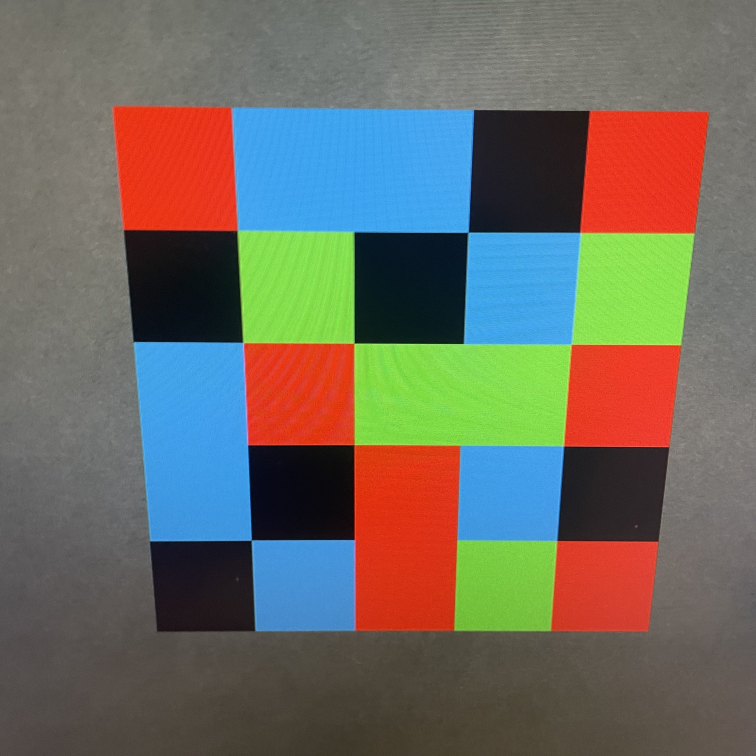
#> input picture big2.jpg, 3024 x 3024 px, given in place of the camera (shown at 1/4 size)
$ python qr.py
#> lines starting #> are read from the running program, lines starting #| are printed output that depends on the picture; after the words box and inside, x2 and y2 are one past the last pixel; in counts of white or black regions, pixels touching at a corner belong together
#> further down, frame is the input picture: shape (3024, 3024, 3); mean B, G, R 96.6, 106.5, 109.4
import cv2
import numpy as np
from collections import Counter

GRID_SIZE = 6
WINDOW_SIZE = 500
SQUARE_SIZE = WINDOW_SIZE // GRID_SIZE

COLOR_RANGES = {
    "red": [(np.array([0, 100, 100]), np.array([10, 255, 255])),
            (np.array([160, 100, 100]), np.array([179, 255, 255]))],
    "blue": [(np.array([100, 100, 100]), np.array([130, 255, 255]))],
    "black": [(np.array([0, 0, 0]), np.array([180, 255, 50]))],
    "green": [(np.array([35, 100, 100]), np.array([85, 255, 255]))]
}

def get_largest_square_contour(frame):
    gray = cv2.cvtColor(frame, cv2.COLOR_BGR2GRAY)
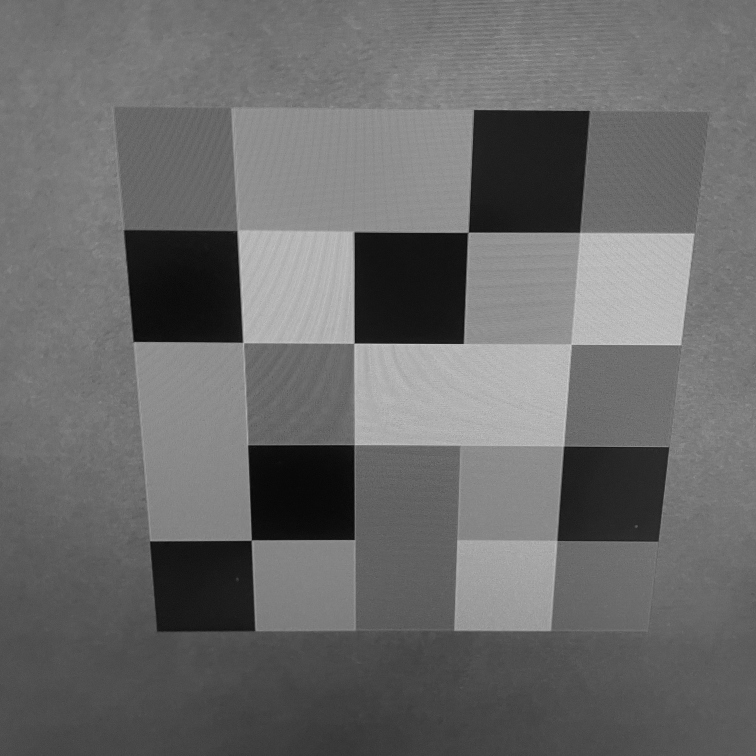
#> gray: shape (3024, 3024) (shown at 1/4 size); min 0, max 241, mean 106.2
    blur = cv2.GaussianBlur(gray, (5, 5), 0)
    edges = cv2.Canny(blur, 50, 150)
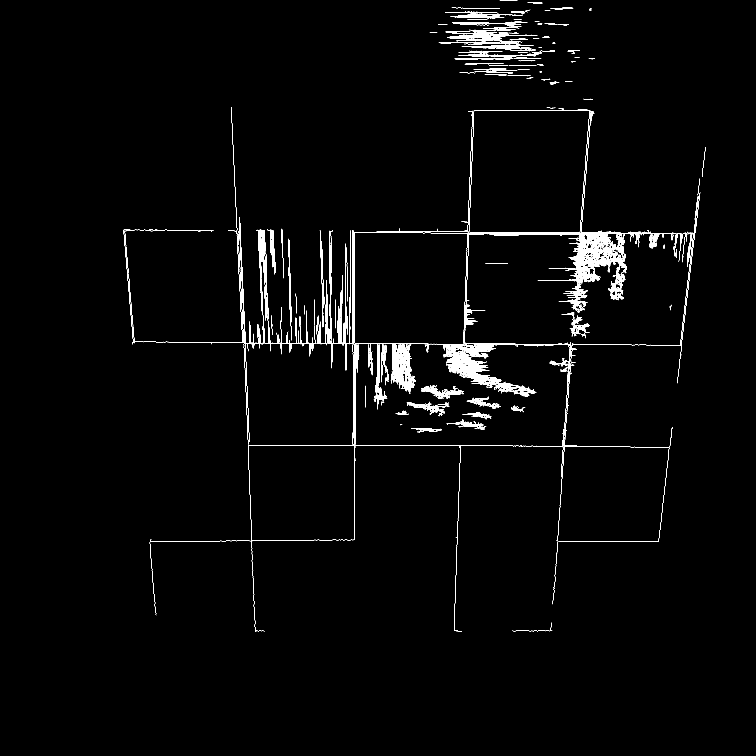
#> edges: shape (3024, 3024) (shown at 1/4 size); 1.1% white in thin lines or dots, all inside (x1, y1, x2, y2) = (494, 0, 2823, 2527)
    contours, _ = cv2.findContours(edges, cv2.RETR_EXTERNAL, cv2.CHAIN_APPROX_SIMPLE)
#> contours = 276 contours, 225 with area under 20; largest, box (x1, y1, x2, y2) and area: (1418, 440, 2737, 1779) 15562, (1772, 1370, 2225, 1543) 10396, (1563, 1377, 1664, 1575) 5974, (2432, 1077, 2501, 1201) 1430, (1627, 1607, 1798, 1665) 1083
    for c in sorted(contours, key=cv2.contourArea, reverse=True):
        approx = cv2.approxPolyDP(c, 0.02 * cv2.arcLength(c, True), True)
        if len(approx) == 4 and cv2.isContourConvex(approx):
            area = cv2.contourArea(approx)
            if area > 50000:  # reject small contours
                return np.array([p[0] for p in approx], dtype="float32")
#> this loop made 276 passes
#> approx on passes 1 to 3: [[2374, 447], [1421, 1778], [2715, 1046], [1420, 1373]], [[1772, 1379], [2224, 1378]], [[1568, 1377], [1639, 1574]]
    return None

def order_points(pts):
    s = pts.sum(axis=1)
    diff = np.diff(pts, axis=1)
    return np.array([
        pts[np.argmin(s)],
        pts[np.argmin(diff)],
        pts[np.argmax(s)],
        pts[np.argmax(diff)]
    ], dtype="float32")

def perspective_transform(corners):
    ordered = order_points(corners)
    dst = np.array([
        [0, 0],
        [WINDOW_SIZE - 1, 0],
        [WINDOW_SIZE - 1, WINDOW_SIZE - 1],
        [0, WINDOW_SIZE - 1]
    ], dtype="float32")
    M = cv2.getPerspectiveTransform(ordered, dst)
    return M

def detect_dominant_color(cell):
    hsv = cv2.cvtColor(cell, cv2.COLOR_BGR2HSV)
    hsv_reshaped = hsv.reshape(-1, 3)
    counts = Counter()
    for pixel in hsv_reshaped:
        for color, ranges in COLOR_RANGES.items():
            for lower, upper in ranges:
                if all(lower <= pixel) and all(pixel <= upper):
                    counts[color] += 1
    if counts:
        return counts.most_common(1)[0][0]
    return "unknown"

num_to_bits = {
    0: '10',
    1: '00',
    2: '01',
    3: '10',
    4: '11'
}

bits_to_num = {v: k for k, v in num_to_bits.items()}

def encode(grid: np.ndarray) -> str:
    bits = ''.join(num_to_bits[int(cell)] for cell in grid.flatten())
    chars = [chr(int(bits[i:i+8], 2)) for i in range(0, 72, 8)]
    return ''.join(chars)

def decode(s: str) -> np.ndarray:
    bits = ''.join(f'{ord(c):08b}' for c in s)
    nums = [bits_to_num[bits[i:i+2]] for i in range(0, 72, 2)]
    return np.array(nums).reshape(6, 6)


cap = cv2.VideoCapture(0)

while True:
    ret, frame = cap.read()
    if not ret:
        break

    display = frame.copy()
    grid_corners = get_largest_square_contour(frame)
    color_map = {"red": 1, "blue": 2, "black": 3, "green": 4}
    grid = np.zeros((GRID_SIZE, GRID_SIZE), dtype=int)
    if grid_corners is not None:
        M = perspective_transform(grid_corners)
        warped = cv2.warpPerspective(frame, M, (WINDOW_SIZE, WINDOW_SIZE))

        for y in range(GRID_SIZE):
            for x in range(GRID_SIZE):
                x0 = x * SQUARE_SIZE
                y0 = y * SQUARE_SIZE
                roi = warped[y0:y0+SQUARE_SIZE, x0:x0+SQUARE_SIZE]
                color = detect_dominant_color(roi)
                cv2.putText(warped, color, (x0+5, y0+20), cv2.FONT_HERSHEY_SIMPLEX, 0.5, (0,0,0), 1)
                cv2.rectangle(warped, (x0, y0), (x0+SQUARE_SIZE, y0+SQUARE_SIZE), (255, 255, 255), 1)
                grid[y, x] = color_map.get(color, 0)

        print(grid)
        cv2.putText(display, encode(grid), (120, 120), cv2.FONT_HERSHEY_SIMPLEX, 2, (0, 0, 255), 2)

        cv2.imshow("Warped Grid", warped)
    else:
        cv2.putText(display, "Grid not found", (30, 30), cv2.FONT_HERSHEY_SIMPLEX, 1, (0, 0, 255), 2)

    cv2.imshow("Camera Feed", display)
    if cv2.waitKey(1) & 0xFF == ord('q'):
#> (key q is pressed here)
        break

cap.release()
cv2.destroyAllWindows()
